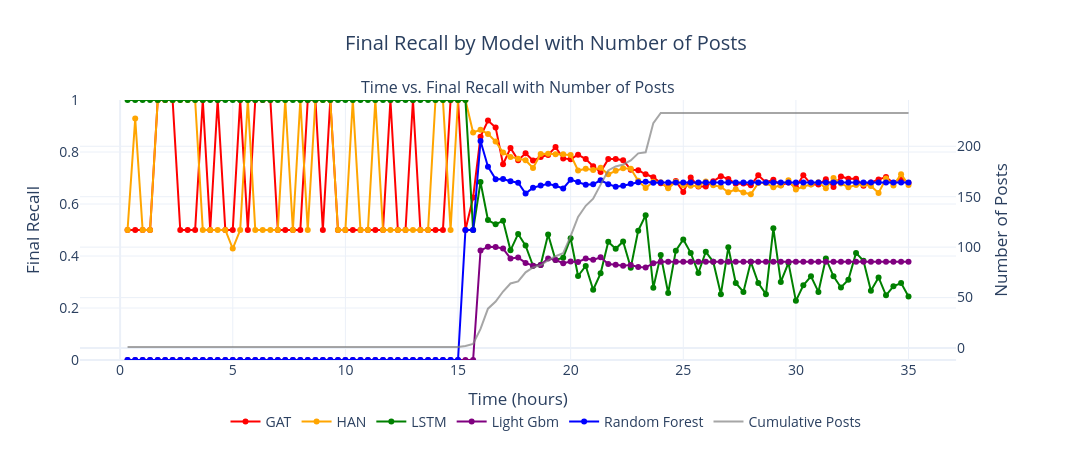

This figure's notebook cell:
### Code cell
import plotly.graph_objects as go
from plotly.subplots import make_subplots

# Filter only even time_cuts (optional)
# df_all = df_all[df_all['metrics.time_cut'] % 4 == 0]

# Create the subplot
fig = make_subplots(
    rows=1, cols=1,
    subplot_titles=["Time vs. Final Recall with Number of Posts"],
    specs=[[{"secondary_y": True}]]
)

# Define colors
colors = ['red', 'orange', 'green', 'purple', 'blue', 'brown'] 
# Add traces by model
for i, model in enumerate(df_all['model'].unique()):
    df_model = df_all[df_all['model'] == model]
    color = colors[i % len(colors)]

    # Final Recall (left Y-axis)
    fig.add_trace(
        go.Scatter(
            x=df_model['time_cut_hours'],
            y=df_model['metrics.final_recall'],
            mode='lines+markers',
            name=f'{model}',
            line=dict(color=color)
        ),
        row=1, col=1, secondary_y=False
    )


# Add traces by model
for i, model in enumerate(df_all['model'].unique()):
    if model=='GAT':
        df_model = df_all[df_all['model'] == model]
        fig.add_trace(
            go.Scatter(
                x=df_model['time_cut_hours'],
                y=df_model['rumours'],
                mode='lines',
                name='Cumulative Posts',
                line=dict(color='gray', dash='solid'),
                opacity=0.7
            ),
            row=1, col=1, secondary_y=True
        )
    
    # Update layout, axes, etc. as before
    # ...

# Update layout
fig.update_layout(
    title="Final Recall by Model with Number of Posts",
    title_x=0.5,
    template='plotly_white',
    width=1100,
    height=450,
    font=dict(size=14),
    legend=dict(
        orientation="h",
        yanchor="bottom",
        y=-0.3,
        xanchor="center",
        x=0.5,
        font=dict(size=14)
    )
)

# Axis titles
fig.update_xaxes(title_text="Time (hours)")
fig.update_yaxes(title_text="Final Recall", range=[0, 1], secondary_y=False)
fig.update_yaxes(title_text="Number of Posts", secondary_y=True)

fig.show()
